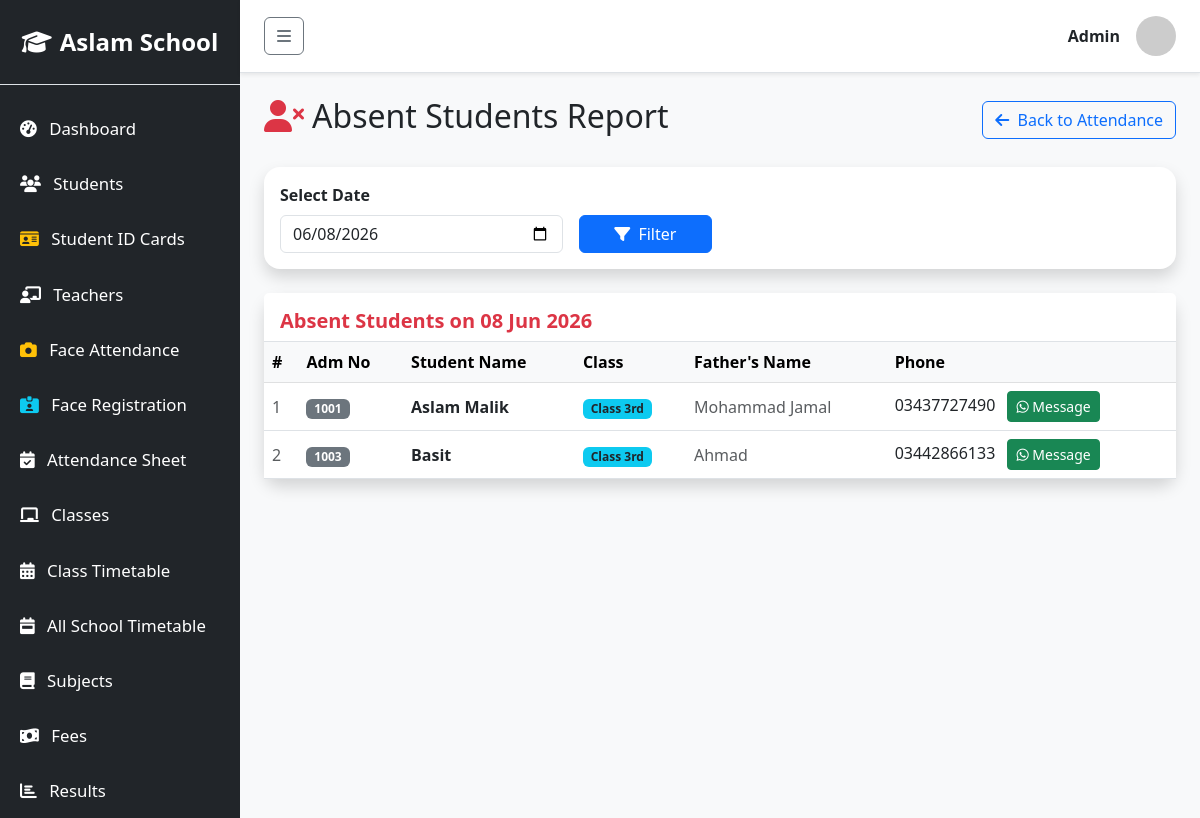
Screenshot of /school/attendance/report.php?att_date=2026-06-08 with the database file from the repository.
### tables this page shows
CREATE TABLE `students` (
  `id` int(11) NOT NULL,
  `admission_no` varchar(20) NOT NULL,
  `name` varchar(100) NOT NULL,
  `father_name` varchar(100) NOT NULL,
  `dob` date NOT NULL,
  `gender` varchar(10) NOT NULL,
  `blood_group` varchar(10) DEFAULT 'O+',
  `class_id` int(11) NOT NULL,
  `phone` varchar(20) NOT NULL,
  `address` text NOT NULL,
  `admission_date` date NOT NULL,
  `monthly_fee` decimal(10,2) NOT NULL DEFAULT 0.00,
  `previous_dues` decimal(10,2) NOT NULL DEFAULT 0.00,
  `photo` varchar(255) DEFAULT NULL
);

CREATE TABLE `classes` (
  `id` int(11) NOT NULL,
  `name` varchar(50) NOT NULL
);

### school/attendance/report.php (the view, shortened to what this page needs)
<?php
require_once '../includes/db.php';
require_once '../includes/header.php';
$sel_date = isset($_GET['att_date']) ? $_GET['att_date'] : date('Y-m-d');
$esc_date = $conn->real_escape_string($sel_date);
?>
<div class="d-flex justify-content-between align-items-center mb-4">
    <h2><i class="fa-solid fa-user-xmark me-2 text-danger"></i>Absent Students Report</h2>
    <a href="manage.php" class="btn btn-outline-primary">
        <i class="fa-solid fa-arrow-left me-1"></i> Back to Attendance
    </a>
</div>
<div class="card shadow border-0 rounded-4 mb-4">
    <div class="card-body py-3">
        <form method="GET" class="row align-items-end g-3" id="filterForm">
            <div class="col-md-4">
                <label class="form-label fw-bold">Select Date</label>
                <input type="date" name="att_date" class="form-control" value="<?= htmlspecialchars($sel_date) ?>"
                       onchange="document.getElementById('filterForm').submit()">
            </div>
            <div class="col-md-2">
                <button type="submit" class="btn btn-primary w-100">
                    <i class="fa-solid fa-filter me-1"></i> Filter
                </button>
            </div>
        </form>
    </div>
</div>
<div class="card shadow border-0 rounded-4">
    <div class="card-header bg-white border-bottom pt-3 pb-2">
        <h5 class="mb-0 fw-bold text-danger">
            Absent Students on <?= date('d M Y', strtotime($sel_date)) ?>
        </h5>
    </div>
    <div class="card-body p-0">
        <div class="table-responsive">
            <table class="table table-hover align-middle mb-0">
                <thead class="table-light">
                    <tr>
                        <th>#</th>
                        <th>Adm No</th>
                        <th>Student Name</th>
                        <th>Class</th>
                        <th>Father's Name</th>
                        <th>Phone</th>
                    </tr>
                </thead>
                <tbody>
                <?php
                $query = "
                    SELECT s.*, c.name as class_name
                    FROM attendance a
                    JOIN students s ON a.student_id = s.id
                    JOIN classes c ON s.class_id = c.id
                    WHERE a.att_date = '$esc_date' AND a.status = 'absent'
                    ORDER BY c.id, s.name ASC
                ";
                $result = $conn->query($query);
                if ($result && $result->num_rows > 0):
                    $i = 1;
                    while ($row = $result->fetch_assoc()):
                ?>
                    <tr>
                        <td class="text-muted"><?= $i++ ?></td>
                        <td><span class="badge bg-secondary"><?= htmlspecialchars($row['admission_no']) ?></span></td>
                        <td class="fw-semibold"><?= htmlspecialchars($row['name']) ?></td>
                        <td><span class="badge bg-info text-dark"><?= htmlspecialchars($row['class_name']) ?></span></td>
                        <td class="text-muted"><?= htmlspecialchars($row['father_name']) ?></td>
                        <td>
                            <?= htmlspecialchars($row['phone']) ?>
                            <a href="https://wa.me/<?= preg_replace('/[^0-9]/', '', $row['phone']) ?>?text=<?= urlencode('Dear Parent, this is to inform you that your child ' . $row['name'] . ' is absent today (' . date('d M Y', strtotime($sel_date)) . ').') ?>" target="_blank" class="btn btn-sm btn-success ms-2">
                                <i class="fa-brands fa-whatsapp"></i> Message
                            </a>
                        </td>
                    </tr>
                <?php
                    endwhile;
                endif; ?>
                </tbody>
            </table>
        </div>
    </div>
</div>
<?php require_once '../includes/footer.php'; ?>

### rows the page displays
students: admission_no "1001", name "Aslam Malik", class.name "Class 3rd", father_name "Mohammad Jamal", phone "03437727490"
students: admission_no "1003", name "Basit", class.name "Class 3rd", father_name "Ahmad", phone "03442866133"

### other values shown
$_SESSION['user_name'] "Admin"
date('d M Y', strtotime($sel_date)) "08 Jun 2026"
